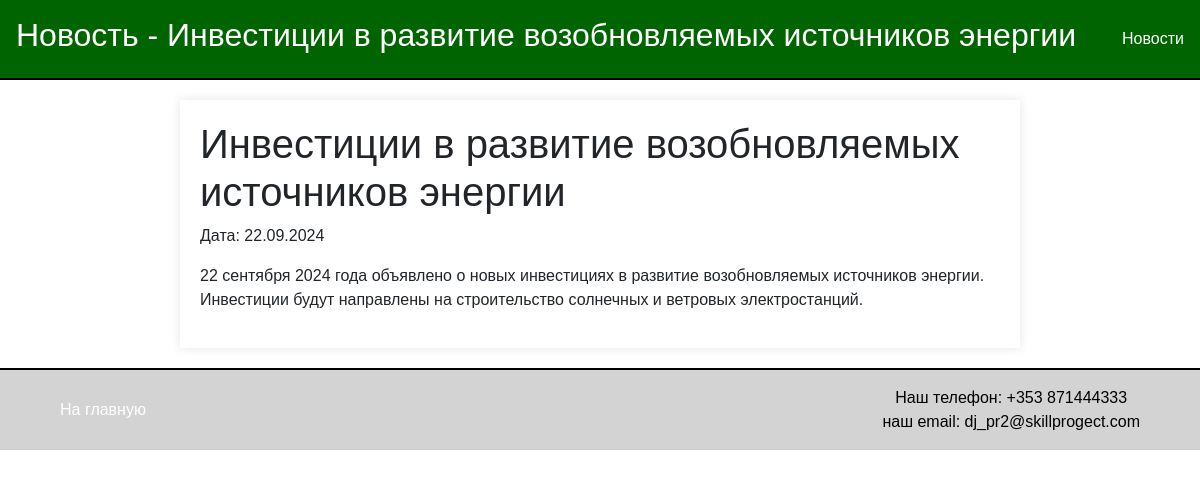
Page /news/49/ on the committed database.
### news/models.py (models this page shows)
class Article(models.Model):
    title = models.CharField(max_length=200)
    content = models.TextField()
    publication_date = models.DateField()
    author = models.CharField(max_length=100)
    type = models.BooleanField()  # Новое поле с типом Boolean которое показывает что это статья type=False

### news/views.py (the view)
# urls.py: path('news/<int:id>/', views.article_detail, name='article_detail'),
def article_detail(request, id):
    article = get_object_or_404(Article, id=id)
    return render(request, 'news/article_detail.html', {'article': article})

### news/templatetags/censor_filters.py (called while the page is built)
@register.filter
def censor(value):
    if not isinstance(value, str):
        raise ValueError('Filter can only be applied to strings')
    def replace_word(match):
        word = match.group()
        if word.lower() in PROHIBITED_WORDS:
            return word[0] + '*' * (len(word) - 1)
        return word
    pattern = r'\b(?:' + '|'.join(re.escape(word) for word in PROHIBITED_WORDS) + r')\b'
    censored_text = re.sub(pattern, replace_word, value, flags=re.IGNORECASE)
    return censored_text

### news/templates/news/article_detail.html (shortened to what this page needs)
{% extends 'news/default.html' %}
{% load censor_filters %}
{% block header %}Новость - {{ article.title|censor }}{% endblock %}
{% block content %}
    <h1>{{ article.title|censor }}</h1>
    <p>Дата: {{ article.publication_date|date:"d.m.Y" }}</p>
    <p>{{ article.content|censor }}</p>
{% endblock %}

### news/templates/news/default.html (style rules this page uses)
body { font-family: Arial, sans-serif; margin: 0; padding: 0; box-sizing: border-box; }

### rows in the picture
Article: title|censor "Инвестиции в развитие возобновляемых источников энергии", publication_date "22.09.2024", content|censor "22 сентября 2024 года объявлено о новых инвестициях в развитие возобновляемых источников энергии. Инвестиции будут направлены на строительство солнечных и ветровых электростанций."
